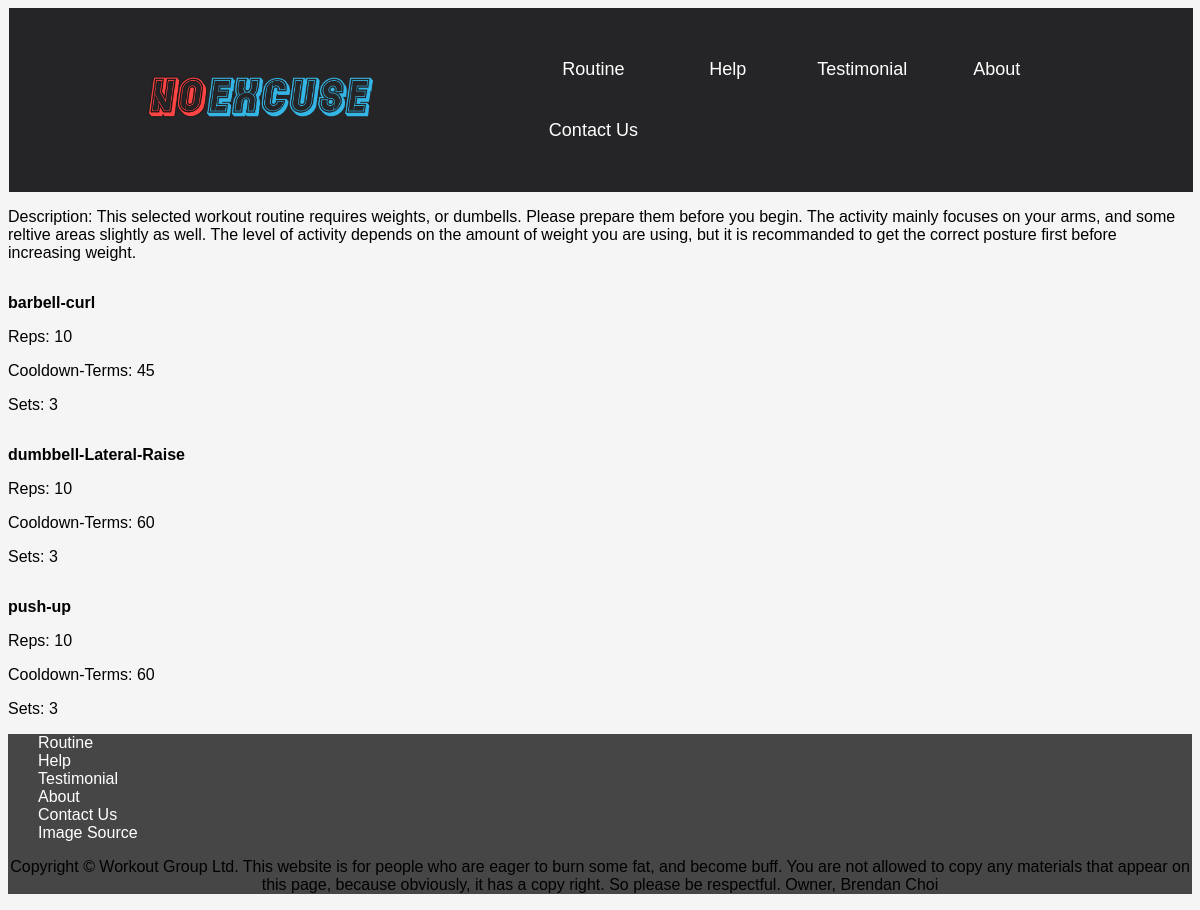
Before: /exercisenow/1 with the older database file.
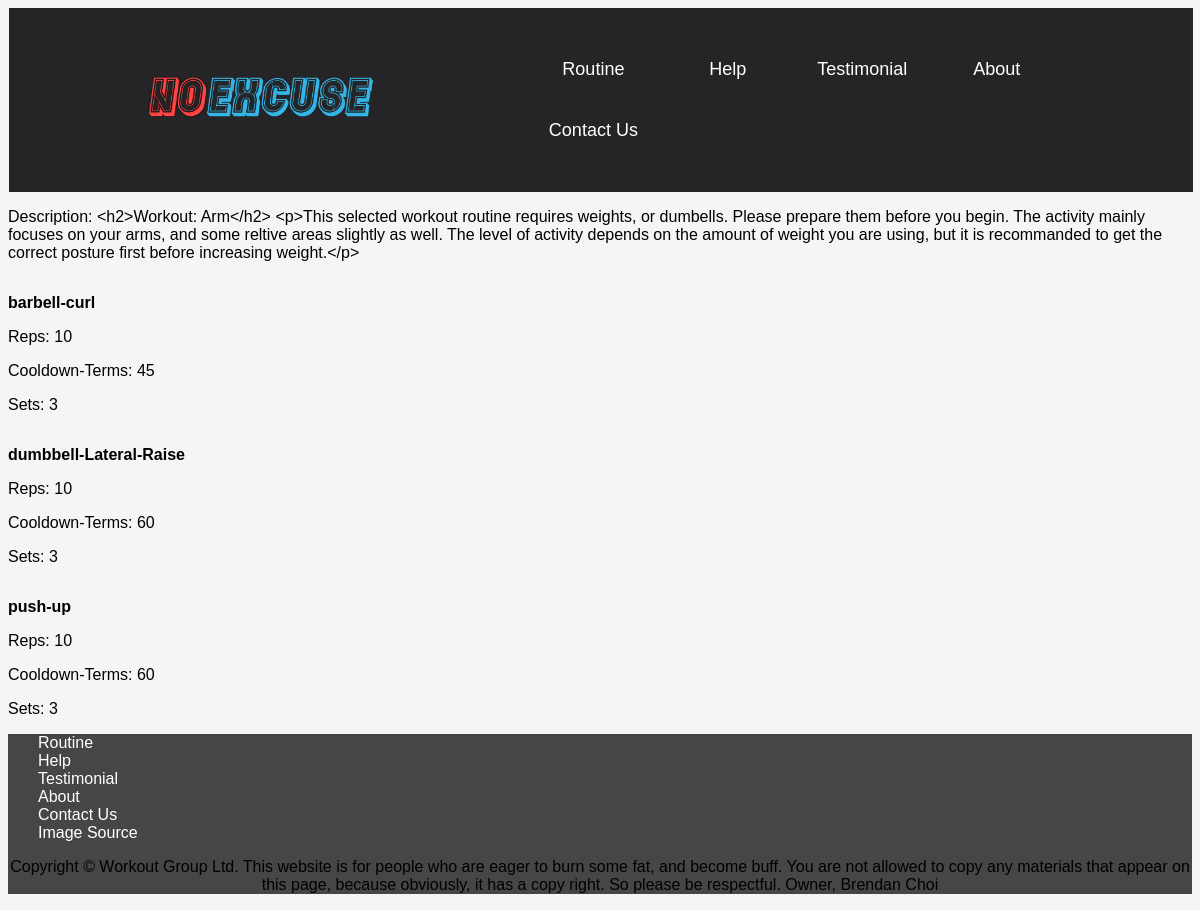
After: the same page with the newer database file.
### tables this page shows
CREATE TABLE Routine (id INTEGER PRIMARY KEY AUTOINCREMENT, name TEXT, decscription TEXT);

CREATE TABLE ExerciseRoutine (Routine INTEGER REFERENCES Routine (id), Exercise INTEGER REFERENCES Exercise (id), reps INTEGER, sets INTEGER, term INTEGER);

CREATE TABLE Exercise (id INTEGER PRIMARY KEY AUTOINCREMENT, name TEXT, weight INTEGER);

### app.py (the view)
@app.route('/exercisenow/<int:id>')
def exercisenow(id):
    exercisenow = sqlite_conn('database.db', 'SELECT Exercise.name, ExerciseRoutine.reps, ExerciseRoutine.sets, ExerciseRoutine.term FROM ExerciseRoutine INNER JOIN Exercise ON ExerciseRoutine.Exercise=Exercise.id WHERE ExerciseRoutine.Routine= (SELECT id FROM Routine WHERE id = {});'.format(id))
    description = sqlite_conn('database.db', 'SELECT Routine.decscription FROM Routine Where id == {};'.format(id), True)
    return render_template('exercisenow.html', exercisenow=exercisenow, description=description[0])

### app.py (called while the page is built)
def sqlite_conn(database, query, single=False):
    conn = sqlite3.connect(database)
    cur = conn.cursor()
    cur.execute(query)
    results = cur.fetchone() if single else cur.fetchall()
    conn.close()
    return results

### templates/exercisenow.html
{% extends 'layout.html' %}
{% block content %}
        <p>Description: {{description}}</p>
    {% for exercise in exercisenow %}
    <div class="exercisenow">
         <p><strong>{{exercise[0]}}</strong></p>
         <p>Reps: {{exercise[1]}}</p>
         <p>Cooldown-Terms: {{exercise[3]}}</p>
         <p>Sets: {{exercise[2]}}</p>
    </div>
    {% endfor %}
{% endblock %}

### templates/layout.html (shortened to what this page needs)
<!DOCTYPE html>
<html lang="en">
<head>
    <link rel="stylesheet" href="/static/css/style.css"/>
</head>
<body>
    <nav>{% include 'nav.html' %}</nav>
    <main>{% block content %}{% endblock %}</main>
    <footer>{% include 'footer.html' %}</footer>
</body>
</html>

### templates/nav.html
<div class="navall">
<div class ="logo"><a href ="/"><img src ="/static/logo/1587433454993.png" height="120" width="240"></a></div>
<nav>
   <ul class="navbar">
      <li><a href="/routine">Routine</a></li>
      <li><a href="/help">Help</a></li>
      <li><a href="#Testimonial">Testimonial</a></li>
      <li><a href="#About">About</a></li>
      <li><a href="#ContactUs">Contact Us</a></li>
   </ul>
</nav>
</div>

### templates/footer.html
<footer><a href="/routine">Routine</a></footer>
<footer><a href="/help">Help</a></footer>
<footer><a href="#Testimonial">Testimonial</a></footer>
<footer><a href="#About">About</a></footer>
<footer><a href="#ContactUs">Contact Us</a></footer>
<footer><a href="/images_copyrights">Image Source</a></footer>
<footer><p>Copyright &copy; Workout Group Ltd. This website is for people who are eager to burn some fat, and become buff. You are not allowed to copy any materials that appear on this page, because obviously, it has a copy right. So please be respectful. Owner, Brendan Choi</p></footer>

### static/css/style.css (style rules this page uses)
html { box-sizing: border-box; margin: 0; padding: 0; background-color:whitesmoke; font-family: Verdana, Tahoma, sans-serif; }
.navall { display: flex; align-items: center; padding: 30px 10%; }
nav { list-style-type: none; margin: 1px; padding: 0; overflow: auto; background-color: rgb(37, 37, 39); width: 100%; }
.logo { margin-left: 10px; cursor: pointer; }
nav ul { padding: 0; margin:0 0 0 150px; list-style: none; }
.navbar li { display: inline-block; }
.navbar li a { width: 100px; display:block; color:white; text-align: center; padding: 20px 15px; text-decoration: none; font-size: large; }
footer { background-color: rgb(71, 70, 70); align-items: center; }
footer a { color: white; text-align: center; margin-top: 10px; margin-left:30px; text-decoration: none; }
footer p { text-align: center; }
.exercisenow { display: block; overflow: auto; }

Changed rows visible on the page:
changed Routine: decscription "This selected workout routine requires weights, or dumbells. Please prepare them before you begin. The activity mainly focuses on your arms, and some reltive areas slightly as well. The level of activity depends on the amount of weight you are using, but it is recommanded to get the correct posture first before increasing weight." → "<h2>Workout: Arm</h2> <p>This selected workout routine requires weights, or dumbells. Please prepare them before you begin. The activity mainly focuses on your arms, and some reltive areas slightly as well. The level of activity depends on the amount of weight you are using, but it is recommanded to get the correct posture first before increasing weight.</p>"
